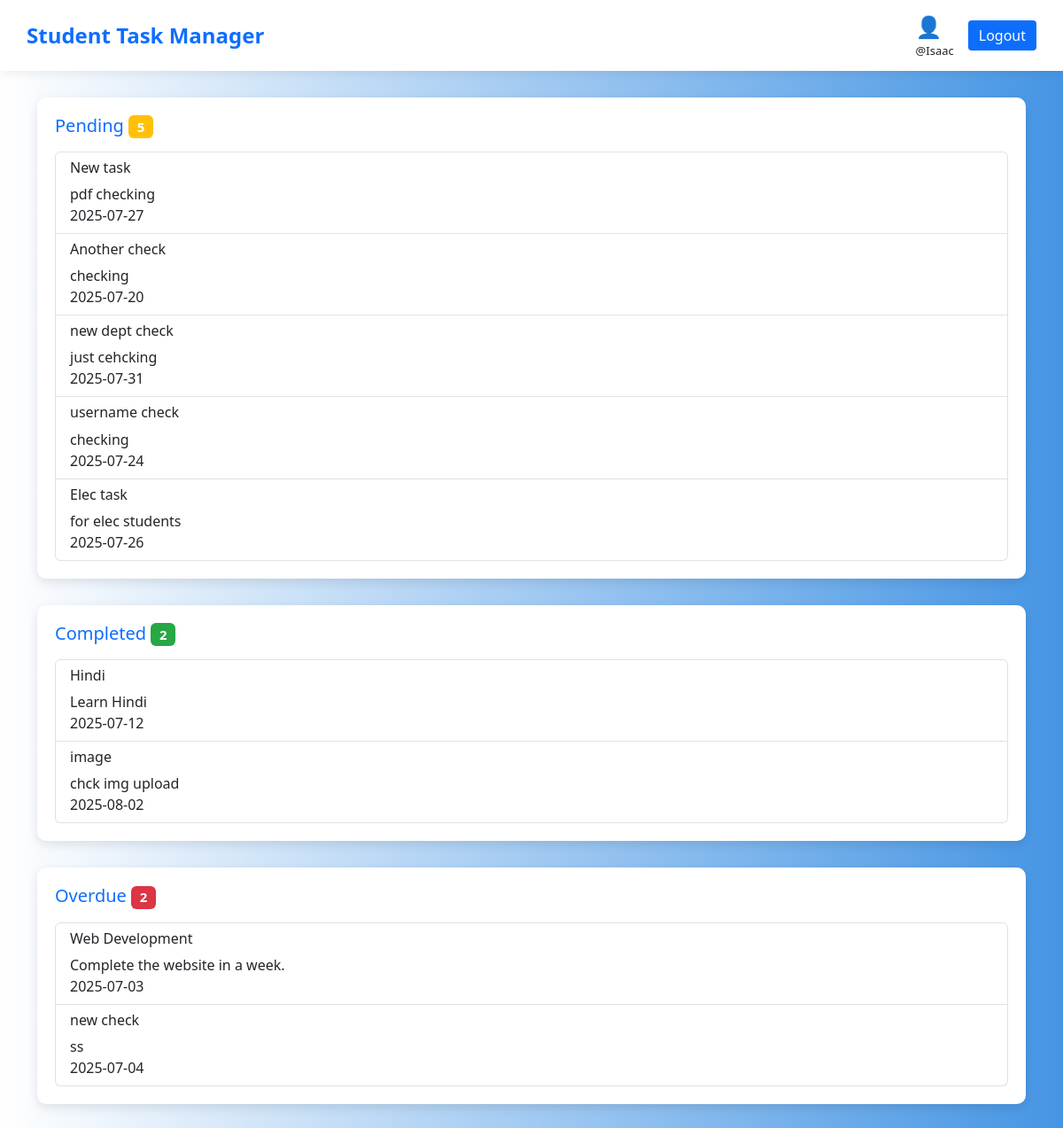
The app's page /user_progress_bar.php (signed in) with its own data.
### tables this page shows
CREATE TABLE `tasks` (
  `id` int(11) NOT NULL,
  `title` varchar(100) NOT NULL,
  `description` text DEFAULT NULL,
  `assigned_to` int(11) DEFAULT NULL,
  `username` varchar(30) NOT NULL,
  `department` varchar(30) NOT NULL,
  `due_date` date DEFAULT NULL,
  `status` enum('pending','in_progress','completed') DEFAULT 'pending',
  `created_at` timestamp NOT NULL DEFAULT current_timestamp(),
  `file_path` varchar(255) DEFAULT NULL
);

### user_progress_bar.php (the view, shortened to what this page needs)
<?php
include 'partials/new_dbconnect.php';
$rollno = $_SESSION['rollno'];
$today = date("Y-m-d");
$sql = "SELECT title, description, due_date, status FROM tasks WHERE assigned_to = '$rollno'";
$result = mysqli_query($conn, $sql);
$pending = [];
$completed = [];
$overdue = [];
while ($row = mysqli_fetch_assoc($result)) {
    $status = $row['status'];
    $due = $row['due_date'];
    if ($status == 'completed') {
        $completed[] = $row;
    } elseif (strtotime($due) < strtotime($today)) {
        $overdue[] = $row;
    } else {
        $pending[] = $row;
    }
}
?>
<!DOCTYPE html>
<html>
<head>
    <link href="https://cdn.jsdelivr.net/npm/bootstrap@5.3.0/dist/css/bootstrap.min.css" rel="stylesheet">
</head>
<body>
<nav class="navbar navbar-custom d-flex justify-content-between align-items-center">
    <span class="navbar-brand">Student Task Manager</span>
    <div class="d-flex align-items-center gap-3">
        <div class="text">
            <div style="font-size: 24px; color: #0d6efd;">👤</div>
            <div style="font-size: 13px;">@<?php echo $_SESSION['username']; ?></div>
        </div>
        <button class="btn-logout" onclick="location.href='logout.php'">Logout</button>
    </div>
</nav>
<div class="container">
    <div class="task-panel">
        <h3 class="status-heading">Pending
            <span class="badge badge-pending"><?php echo count($pending); ?></span>
        </h3>
        <?php if (count($pending) == 0) {
            echo "<p class='text'>No pending tasks.</p>";
        } else {
            echo "<ul class='list-group'>";
            for ($i = 0; $i < count($pending); $i++) {
                echo "<li class='list-group-item'>";
                echo  "<h6>" . $pending[$i]['title'] . "</h6>";
                echo  $pending[$i]['description'] . "<br>";
                echo  $pending[$i]['due_date'] . "<br>";
                echo "</li>";
            }
            echo "</ul>";
        } ?>
    </div>
    <div class="task-panel">
        <h3 class="status-heading">Completed
            <span class="badge badge-completed"><?php echo count($completed); ?></span>
        </h3>
        <?php if (count($completed) == 0) {
            echo "<p class='text'>No completed tasks.</p>";
        } else {
            echo "<ul class='list-group'>";
            for ($i = 0; $i < count($completed); $i++) {
                echo "<li class='list-group-item'>";
                echo  "<h6>" . $completed[$i]['title'] . "</h6>";
                echo  $completed[$i]['description'] . "<br>";
                echo  $completed[$i]['due_date'] . "<br>";
                echo "</li>";
            }
            echo "</ul>";
        } ?>
    </div>
    <div class="task-panel">
        <h3 class="status-heading">Overdue
            <span class="badge badge-overdue"><?php echo count($overdue); ?></span>
        </h3>
        <?php if (count($overdue) == 0) {
            echo "<p class='text'>No overdue tasks.</p>";
        } else {
            echo "<ul class='list-group'>";
            for ($i = 0; $i < count($overdue); $i++) {
                echo "<li class='list-group-item'>";
                echo  "<h6>" . $overdue[$i]['title'] . "</h6>";
                echo  $overdue[$i]['description'] . "<br>";
                echo  $overdue[$i]['due_date'] . "<br>";
                echo "</li>";
            }
            echo "</ul>";
        } ?>
    </div>
</div>
</body>
</html>

### user_progress_bar.php (style rules this page uses)
body { background: linear-gradient(to left, #4595e4, white); font-family: 'Segoe UI', sans-serif; }
.task-panel { margin-top: 30px; padding: 20px; background: #fff; border-radius: 10px; box-shadow: 0 4px 12px rgba(0,0,0,0.1); margin-bottom: 30px; }
.status-heading { font-size: 20px; color: #0d6efd; margin-bottom: 15px; }
.badge-pending { background-color: #ffc107; }
.badge-overdue { background-color: #dc3545; }
.badge-completed { background-color: #28a745; }
.navbar-custom { background: #fff; padding: 12px 30px; box-shadow: 0 4px 10px rgba(0,0,0,0.06); }
.navbar-brand { font-weight: 700; font-size: 24px; color: #0d6efd; }
.btn-logout { background: #0d6efd; color: white; border: none; border-radius: 4px; padding: 5px 12px; }

### records on screen
tasks: title "New task", description "pdf checking", due_date "2025-07-27"
tasks: title "Another check", description "checking", due_date "2025-07-20"
tasks: title "new dept check", description "just cehcking", due_date "2025-07-31"
tasks: title "username check", description "checking", due_date "2025-07-24"
tasks: title "Elec task", description "for elec students", due_date "2025-07-26"
tasks: title "Hindi", description "Learn Hindi", due_date "2025-07-12"
tasks: title "image", description "chck img upload", due_date "2025-08-02"
tasks: title "Web Development", description "Complete the website in a week.", due_date "2025-07-03"
tasks: title "new check", description "ss", due_date "2025-07-04"

### other values on screen
$_SESSION['username'] "Isaac"
count($pending) "5"
count($completed) "2"
count($overdue) "2"
